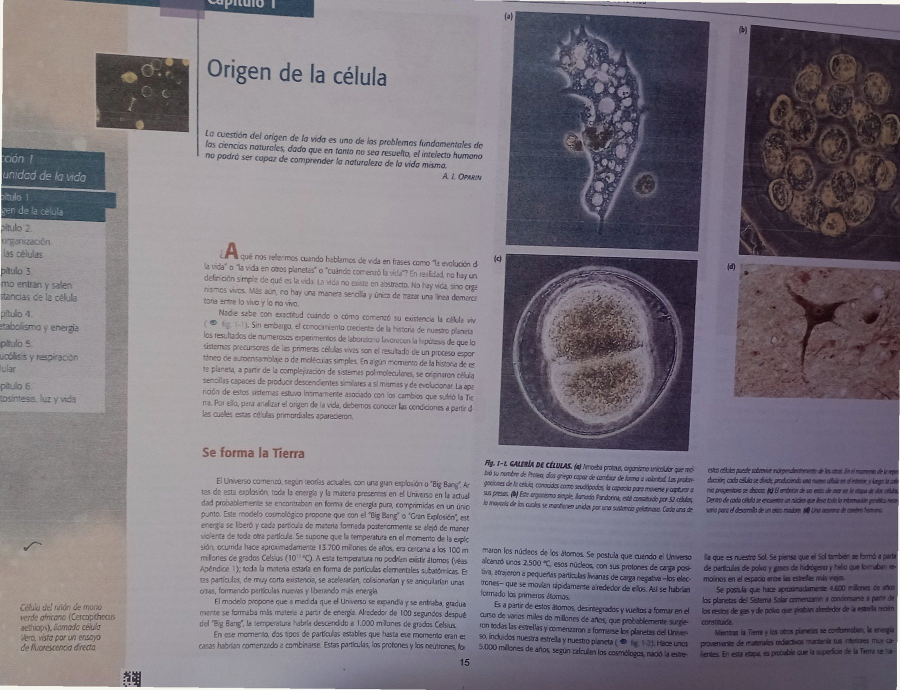
#> input picture assets/apunte-biologia.jpg, 1800 x 1380 px (shown at 1/2 size); its folder holds 3 pictures in this run
$ python prepare-example-images.py
#> lines starting #> are read from the running program, lines starting #| are printed output that depends on the picture
from pathlib import Path
from PIL import Image, ImageEnhance, ImageOps


ROOT = Path(__file__).resolve().parents[1]


def prepare(name: str, crop: tuple[float, float, float, float], angle: float, color: float, contrast: float) -> None:
#> called with name = 'apunte-biologia.jpg', crop = (0.025, 0.018, 0.035, 0.025), angle = -0.55, color = 0.86, contrast = 1.04
    path = ROOT / "assets" / name
    with Image.open(path) as source:
#> source is the input picture: PIL image 1800x1380 RGB; mean R, G, B 123.6, 117.4, 126.6
        image = ImageOps.exif_transpose(source).convert("RGB")
        width, height = image.size
#> width = 1800; height = 1380
        left, top, right, bottom = crop
        image = image.crop((int(width * left), int(height * top), int(width * (1 - right)), int(height * (1 - bottom))))
        image = image.rotate(angle, resample=Image.Resampling.BICUBIC, expand=False, fillcolor=(242, 240, 232))
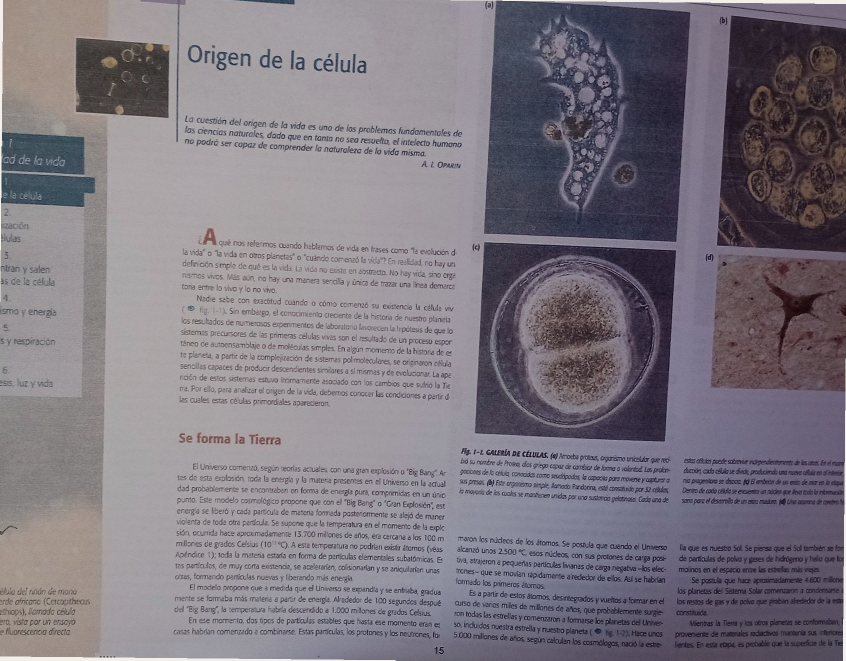
#> image: PIL image 1692x1321 RGB (shown at 1/2 size); mean R, G, B 124.6, 118.5, 127.9
        image = ImageEnhance.Color(image).enhance(color)
        image = ImageEnhance.Contrast(image).enhance(contrast)
        image.thumbnail((1800, 1800), Image.Resampling.LANCZOS)
        image.save(path, "JPEG", quality=86, optimize=True, progressive=True)


prepare("apunte-biologia.jpg", (0.025, 0.018, 0.035, 0.025), -0.55, 0.86, 1.04)
prepare("apunte-ingles.jpg", (0.025, 0.025, 0.045, 0.035), 0.65, 0.91, 1.06)
#> call 2 of prepare, with name = 'apunte-ingles.jpg', crop = (0.025, 0.025, 0.045, 0.035), angle = 0.65, color = 0.91, contrast = 1.06
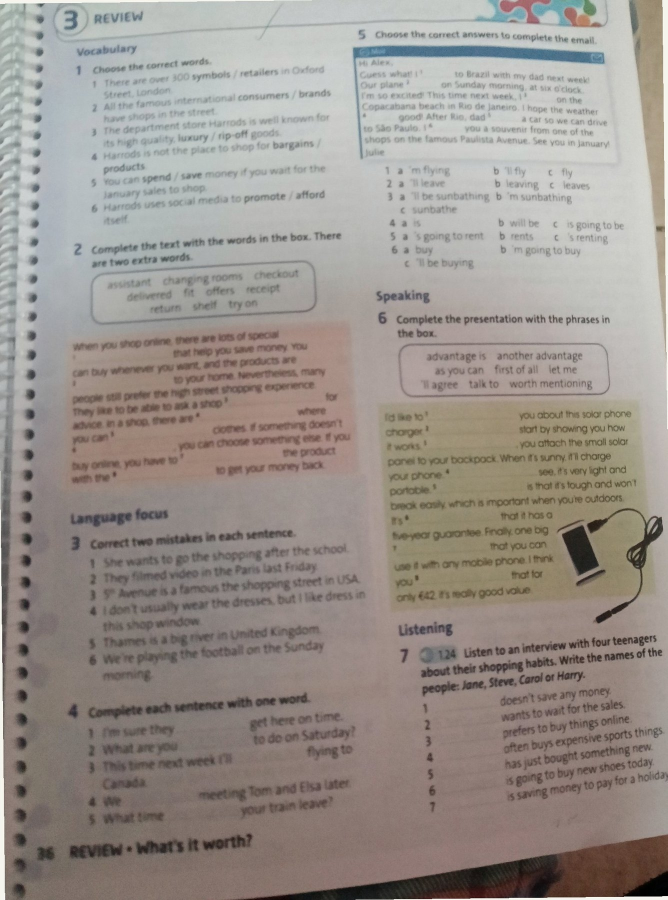
#> input picture assets/apunte-ingles.jpg, 1335 x 1800 px (shown at 1/2 size)
#> in prepare, source is the input picture: PIL image 1335x1800 RGB; mean R, G, B 153.2, 145.8, 139.8
#> in prepare (call 2), `image = image.crop((int(width * left), int(height * top), int(width * ..`:
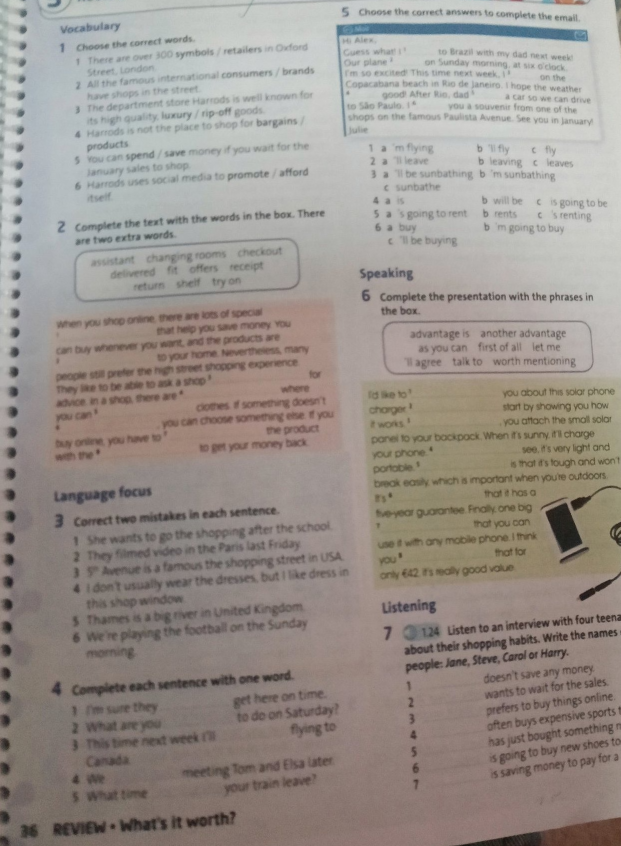
#> image: PIL image 1241x1692 RGB (shown at 1/2 size); mean R, G, B 153.6, 146, 140.1
#> in prepare (call 2), `image = image.rotate(angle, resample=Image.Resampling.BICUBIC, expand=..`:
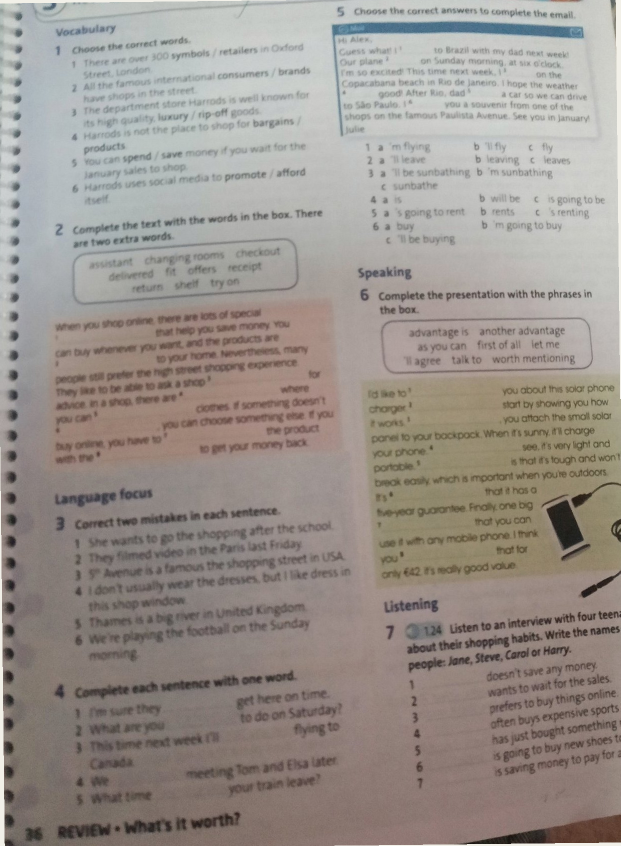
#> image: PIL image 1241x1692 RGB (shown at 1/2 size); mean R, G, B 153.6, 146.1, 140.1
prepare("apunte-mano.jpg", (0.035, 0.025, 0.055, 0.04), -0.45, 0.80, 1.08)
#> call 3 of prepare, with name = 'apunte-mano.jpg', crop = (0.035, 0.025, 0.055, 0.04), angle = -0.45, color = 0.8, contrast = 1.08
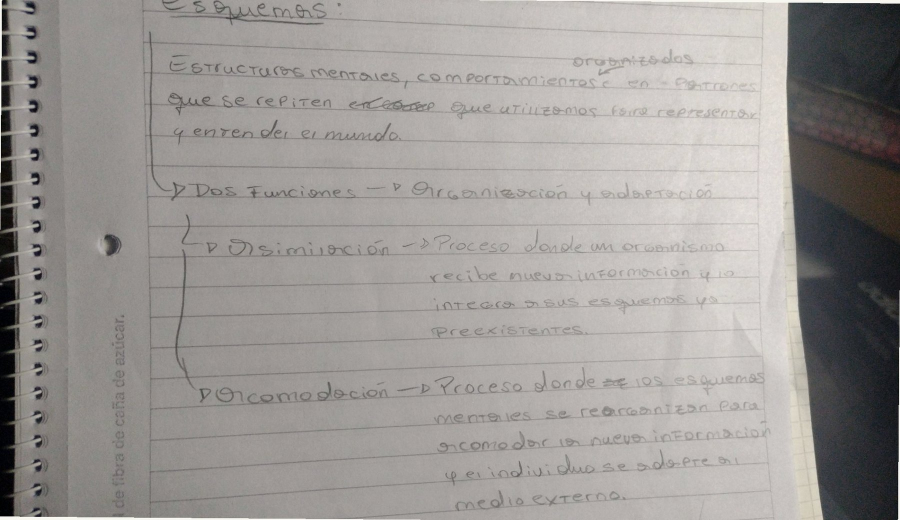
#> input picture assets/apunte-mano.jpg, 1800 x 1040 px (shown at 1/2 size)
#> in prepare, source is the input picture: PIL image 1800x1040 RGB; mean R, G, B 156.2, 152.5, 149.7
#> in prepare (call 3), `image = image.crop((int(width * left), int(height * top), int(width * ..`:
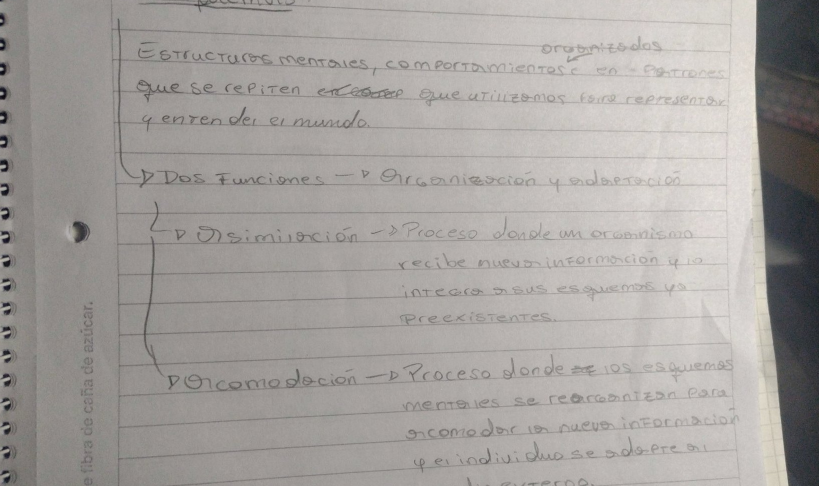
#> image: PIL image 1638x972 RGB (shown at 1/2 size); mean R, G, B 165.2, 161.2, 158.3
#> in prepare (call 3), `image = image.rotate(angle, resample=Image.Resampling.BICUBIC, expand=..`:
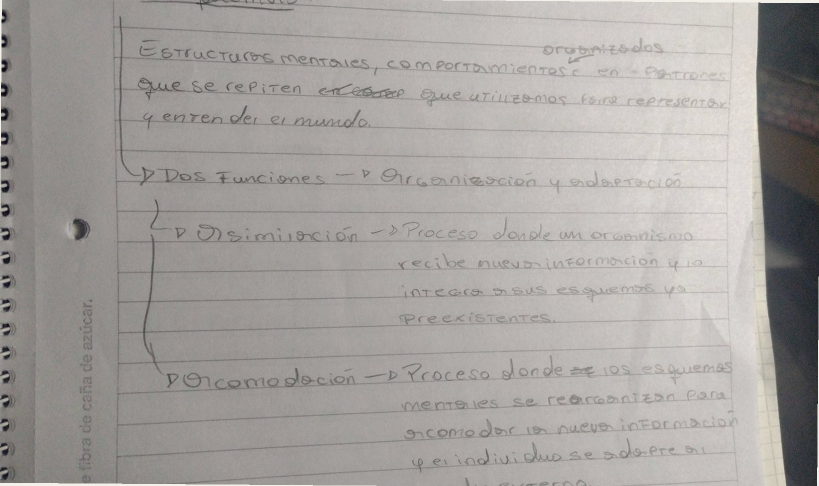
#> image: PIL image 1638x972 RGB (shown at 1/2 size); mean R, G, B 165.2, 161.2, 158.2
